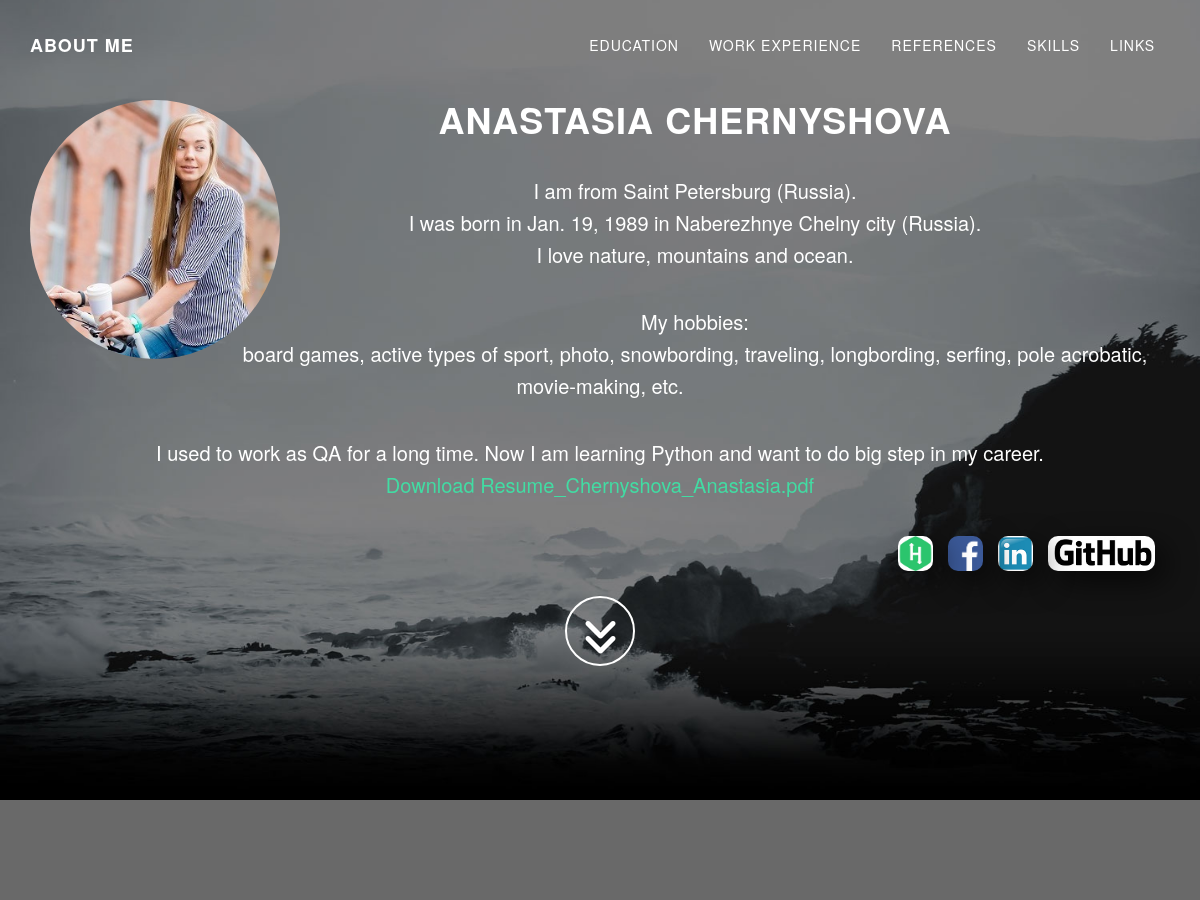
Before: / (upper part) with the older database file.
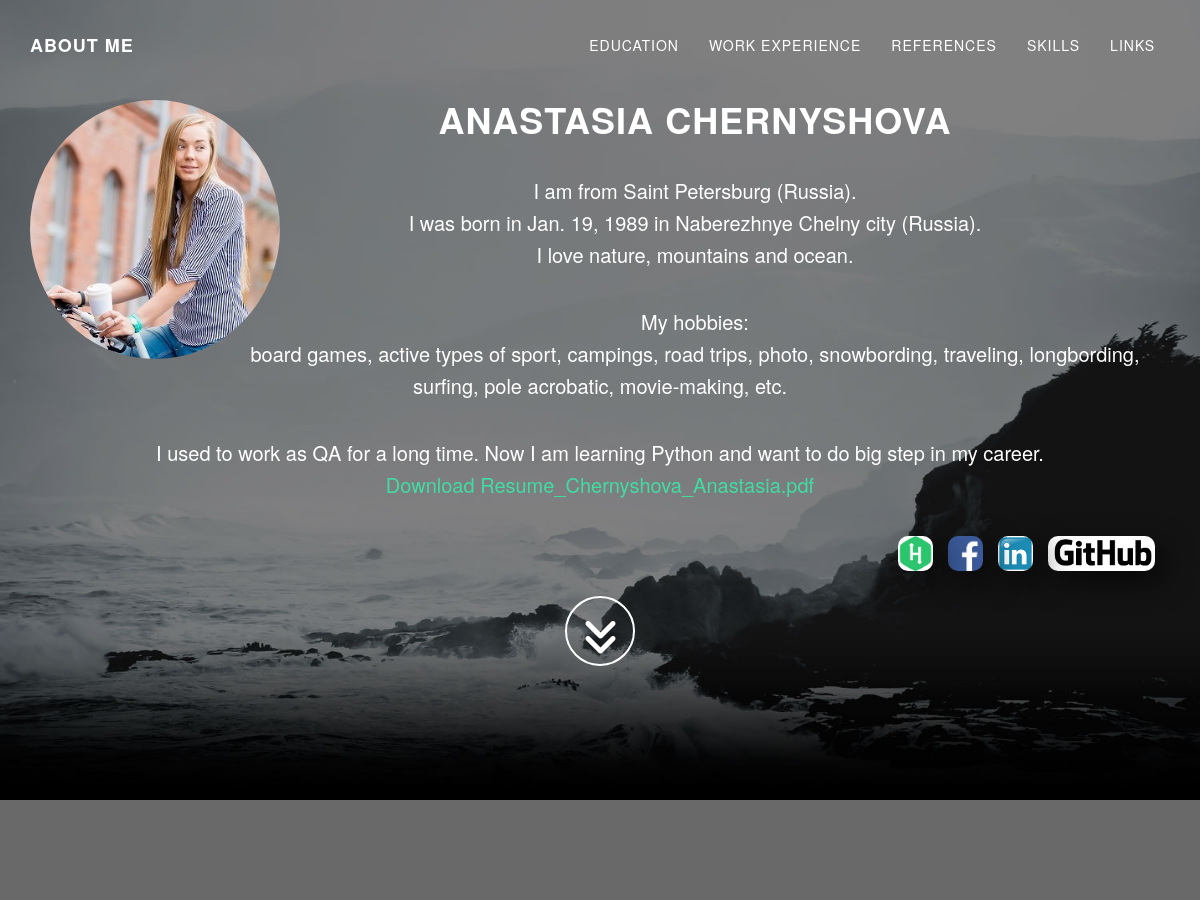
After: the same page with the newer database file.
### mainapp/models.py (models this page shows, shortened)
class Hobbies(models.Model):
    name = models.CharField(max_length=32, unique=True)
    year = models.CharField(max_length=16, blank=True)

### mainapp/views.py (the view)
# urls.py: url(r'^$', index),
def index(request):
    first_name = 'Anastasia'
    last_name = 'Chernyshova'
    birth = datetime.date(day=19, month=1, year=1989)
    place_of_birth = 'Naberezhnye Chelny'
    hobbies = Hobbies.objects.order_by('year')
    schools = Education.objects.order_by('ldate')
    works = Work.objects.order_by('ldate').reverse()
    return render_to_response("index.html", {'hobbies':hobbies, 'first_name':first_name,
                                             'last_name':last_name, 'birth':birth, 'place_of_birth': place_of_birth,
                                             'schools': schools,'works': works})

### mainapp/templates/index.html (shortened to what this page needs)
{% extends 'base.html' %}
{% load staticfiles %}
{% block content %}
        <header class="intro">
           <br><br><br><br><br>
            <div class="container text-center">
                <img id ='avatar' src = "{% static 'img/avatar.png' %}" alt="Avatar">
            <h1>{{first_name}} {{last_name}}</h1>
            <p>I am from Saint Petersburg (Russia).<br>
            I was born in {{birth}} in {{place_of_birth}} city (Russia).<br>
            I love nature, mountains and ocean. </p>
            <p>    My hobbies:<br>
                {% for hobbie in hobbies %}
                    {{ hobbie.name }},
                {% endfor %} etc.
            </p>
            <p>I used to work as QA for a long time. Now I am learning Python and want to do big step in my career.<br>
            <a href="{% static 'Resume_Chernyshova_Anastasia.pdf'%}" download>Download Resume_Chernyshova_Anastasia.pdf</a></p>
            <div class='social_menu'>
                <a href='https://github.com/nassykusaka' target="_blank"><img src="{% static 'img/git.jpg' %}"></a>
                <a href='https://www.linkedin.com/in/anastasiya-chernyshova-12997742' target="_blank"><img src="{% static 'img/li.png' %}"></a>
                <a href='https://www.facebook.com/stasya.chernyshova' target="_blank"><img src="{% static 'img/fb-art.png' %}"> </a>
                <a href='https://www.hackerrank.com/stasya_aska' target = "_blank"><img src="{% static 'img/hackerrank.png' %}"> </a>
            </div>
                <a href="#edu" class="btn btn-circle page-scroll">
                    <i class="fa fa-angle-double-down animated"></i></a>
            </div>
    </header>
    <section  class="container content-section text-left">
        <div  class="row" >
            <div id="edu" class="col-lg-8 col-lg-offset-2"><br><br><br>
              </div>
        </div>
    </section>
{% endblock %}

### mainapp/templates/base.html (shortened to what this page needs)
{% load staticfiles %}
<!DOCTYPE html>
<html lang="en">
<head>
    <link href="{% static 'vendor/bootstrap/css/bootstrap.min.css' %}" rel="stylesheet">
    <link href="{% static 'vendor/font-awesome/css/font-awesome.min.css' %}" rel="stylesheet" type="text/css">
    <link href="{% static 'css/grayscale.min.css' %}" rel="stylesheet">
</head>
<body id="page-top" data-spy="scroll" data-target=".navbar-fixed-top">
    <nav class="navbar navbar-custom navbar-fixed-top" role="navigation">
        <div class="container">
            <div class="navbar-header">
                <a class="navbar-brand page-scroll" href="/#page-top">
                     About me
                </a>
            </div>
            <div class="collapse navbar-collapse navbar-right navbar-main-collapse">
                <ul class="nav navbar-nav">
                    <li>
                        <a class="page-scroll" href="/#edu">Education</a>
                    </li>
                    <li>
                        <a class="page-scroll" href="/#exp">Work experience</a>
                    </li>
                    <li>
                        <a class="page-scroll" href="/#recommend">References</a>
                    </li>
                    <li>
                        <a class="page-scroll" href="/#skills">Skills</a>
                    </li>
                    <li>
                        <a class="page-scroll" href="/#links">Links</a>
                    </li>
                </ul>
            </div>
        </div>
    </nav>
    {% block content %}{% endblock %}
</body>
</html>

Changed rows visible on the page:
added Hobbies: name "campings"
added Hobbies: name "road trips"
changed Hobbies: name "serfing" → "surfing"
